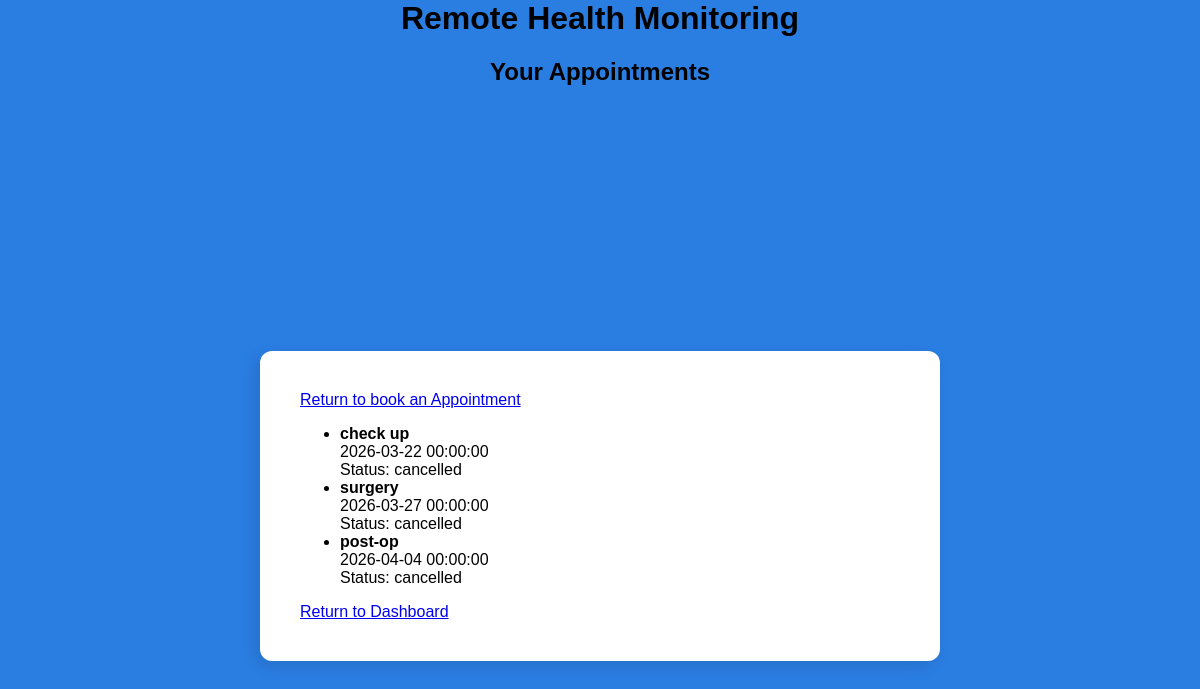
The app's page /appointments (signed in) with its own data.
### app/models.py (models this page shows, shortened)
class Appointment(db.Model):
    id = db.Column(db.Integer, primary_key = True)
    patient_id = db.Column(db.Integer, db.ForeignKey("user.id"), nullable=False)
    created_by = db.Column(db.Integer, db.ForeignKey("user.id"), nullable=False)
    title = db.Column(db.String(200), nullable=False)
    description = db.Column(db.Text)
    appointment_date = db.Column(db.DateTime, nullable=False)
    status = db.Column(db.String(50), default="scheduled")
    created_at = db.Column(db.DateTime, default=datetime.utcnow)

### app/routes.py (the view)
@app.route("/appointments")
def appointments():
    if "user_id" not in session:
        return redirect(url_for("login"))
    user_id = session["user_id"]
    appointments = Appointment.query.filter_by(patient_id=user_id).all()
    print("ROLE IN SESSION:", session.get("role"))
    return render_template("appointments.html", appointments=appointments)

### app/templates/appointments.html (shortened to what this page needs)
<!DOCTYPE html>
<html lang="en">
<head>
    <link rel="stylesheet" href="{{ url_for('static', filename='style.css') }}">
</head>
<body>
    <h1>Remote Health Monitoring</h1>
    <h2>Your Appointments</h2>
    <div class="center-page">
        <div class="container">
            <a href="{{ url_for('create_appointment') }}">Return to book an Appointment</a>
            <ul>
                {% for appointment in appointments %}
                <li>
                    <b>{{ appointment.title }}</b><br>
                    {{ appointment.appointment_date }}<br>
                    Status: {{ appointment.status }}
                </li>
                {% endfor %}
            </ul>
            {% if session['role'] == 'patient' %}
                <a href="{{ url_for('patient_dashboard') }}">Return to Dashboard</a>
            {% elif session['role'] == 'family' %}
                <a href="{{ url_for('family_dashboard') }}">Return to Dashboard</a>
            {% elif session['role'] == 'doctor' %}
                <a href="{{ url_for('doctor_dashboard') }}">Return to Dashboard</a>
            {% elif session['role'] == 'carer' %}
                <a href="{{ url_for('carer_dashboard') }}">Return to Dashboard</a>
            {% endif %}
        </div>
    </div>
</body>
</html>

### app/static/style.css (style rules this page uses)
body { font-family: Arial, sans-serif; background-color: #2a7de1; margin: 0; padding: 0; }
.container { background: white; padding: 40px; border-radius: 12px; width: 600px; box-shadow: -5px 5px 15px rgba(0,0,0,0.1); }
h1, h2 { text-align: center; margin-top: 0; }
.center-page { display: flex; justify-content: center; align-items: center; height: 100vh; }

### records on screen
Appointment: title "check up", appointment_date "2026-03-22 00:00:00", status "cancelled"
Appointment: title "surgery", appointment_date "2026-03-27 00:00:00", status "cancelled"
Appointment: title "post-op", appointment_date "2026-04-04 00:00:00", status "cancelled"
